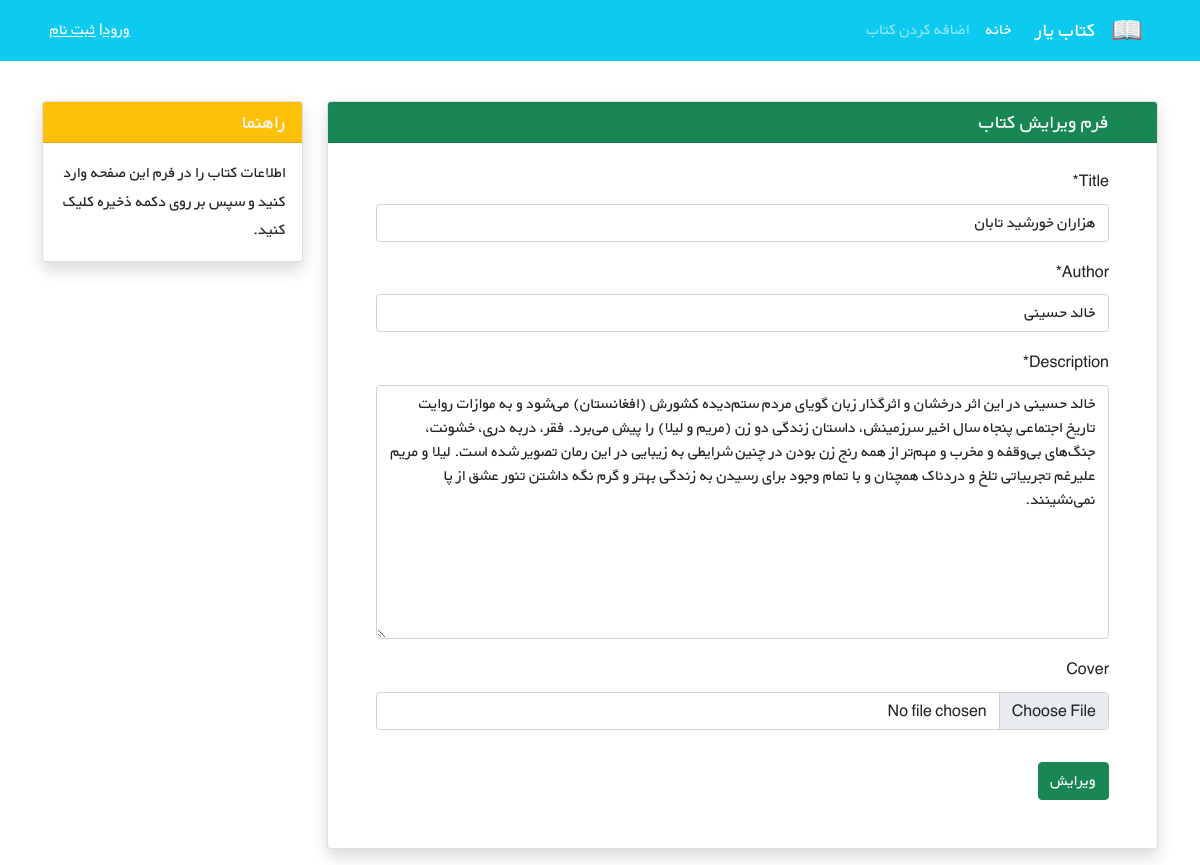
Screenshot of /book_list/8/edit/ with the database file from the repository.
### books/models.py (models this page shows, shortened)
class Books(models.Model):
    title = models.CharField(max_length=200)
    description = models.TextField()
    author = models.CharField(max_length=200)
    cover = models.ImageField(upload_to='covers/', blank=True)
    translator = models.CharField(max_length=200, blank=True)
    publisher = models.CharField(max_length=200, blank=True)

### books/views.py (the view)
# urls.py: path('<int:pk>/edit/', views.UpdateBookView.as_view(), name='update_book'),
class UpdateBookView(generic.UpdateView):
    model = Books
    template_name = 'books/update_book.html'
    fields = ['title', 'author', 'description', 'cover', ]

### books/templates/books/update_book.html (shortened to what this page needs)
{% extends '_base.html' %}
{% load crispy_forms_tags %}
{% block content %}
<div class="container mt-4" dir="rtl">
    <div class="row">
        <div class="col-9">
            <div class="card shadow my-3">
                <h5 class="card-header bg-success text-light px-5">فرم ویرایش کتاب</h5>
                <div class="px-5 pt-3 pb-5">
                    <form method="POST" enctype="multipart/form-data">
                        <div class="form-group py-2">
                            {{ form|crispy }}
                        </div>
                        <button type="submit" class="btn btn-success mt-2">ویرایش</button>
                    </form>
                </div>
            </div>
        </div>
        <div class="col-3">
            <div class="card my-3 shadow">
                <h5 class="card-header bg-warning text-light">راهنما</h5>
                <div class="card-body">
                    <p class="card-text">
                        اطلاعات کتاب را در فرم این صفحه وارد کنید و سپس بر روی دکمه ذخیره کلیک کنید.
                    </p>
                </div>
            </div>
        </div>
    </div>
</div>
{% endblock content %}

### static/css/style.css (style rules this page uses)
* { font-family: 'BYekan', sans-serif; line-height: 1.8rem; }

### rows the page displays
Books: title "هزاران خورشید تابان", author "خالد حسینی", description "خالد حسینی در این اثر درخشان و اثرگذار زبان گویای مردم ستم‌دیده کشورش (افغانستان) می‌شود و به موازات روایت تاریخ اجتماعی پنجاه سال اخیر سرزمینش، داستان زندگی دو زن (مریم و لیلا) را پیش می‌برد. فقر، دربه دری، خشونت، جنگ‌های بی‌وقفه و مخرب و مهم‌تر از همه رنج زن بودن در چنین شرایطی به زیبایی در این رمان تصویر شده است. لیلا و مریم علیرغم تجربیاتی تلخ و دردناک همچنان و با تمام وجود برای رسیدن به زندگی بهتر و گرم نگه داشتن تنور عشق از پا نمی‌نشینند."
